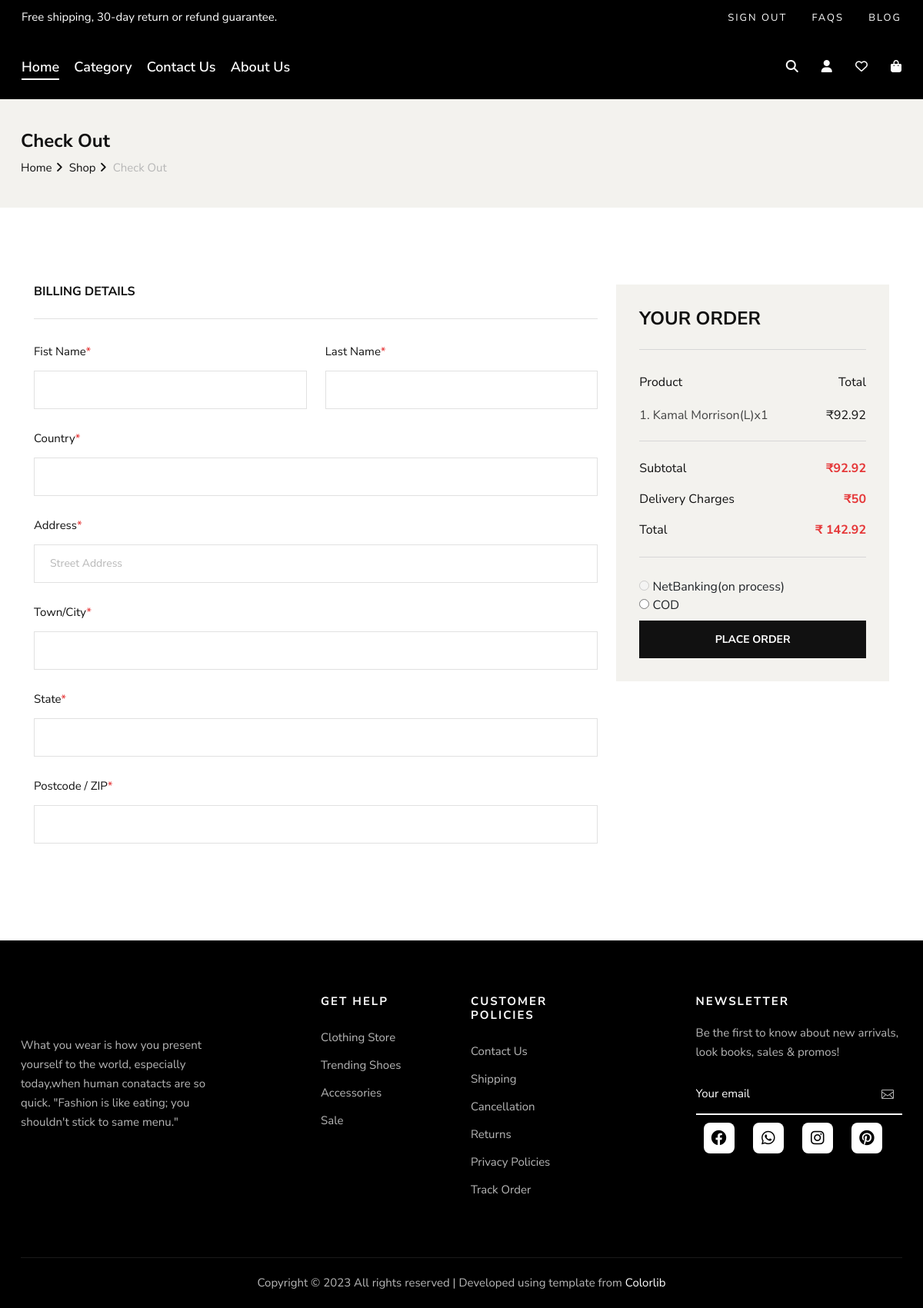
The page /checkout.php (signed in) on the database as committed earlier.
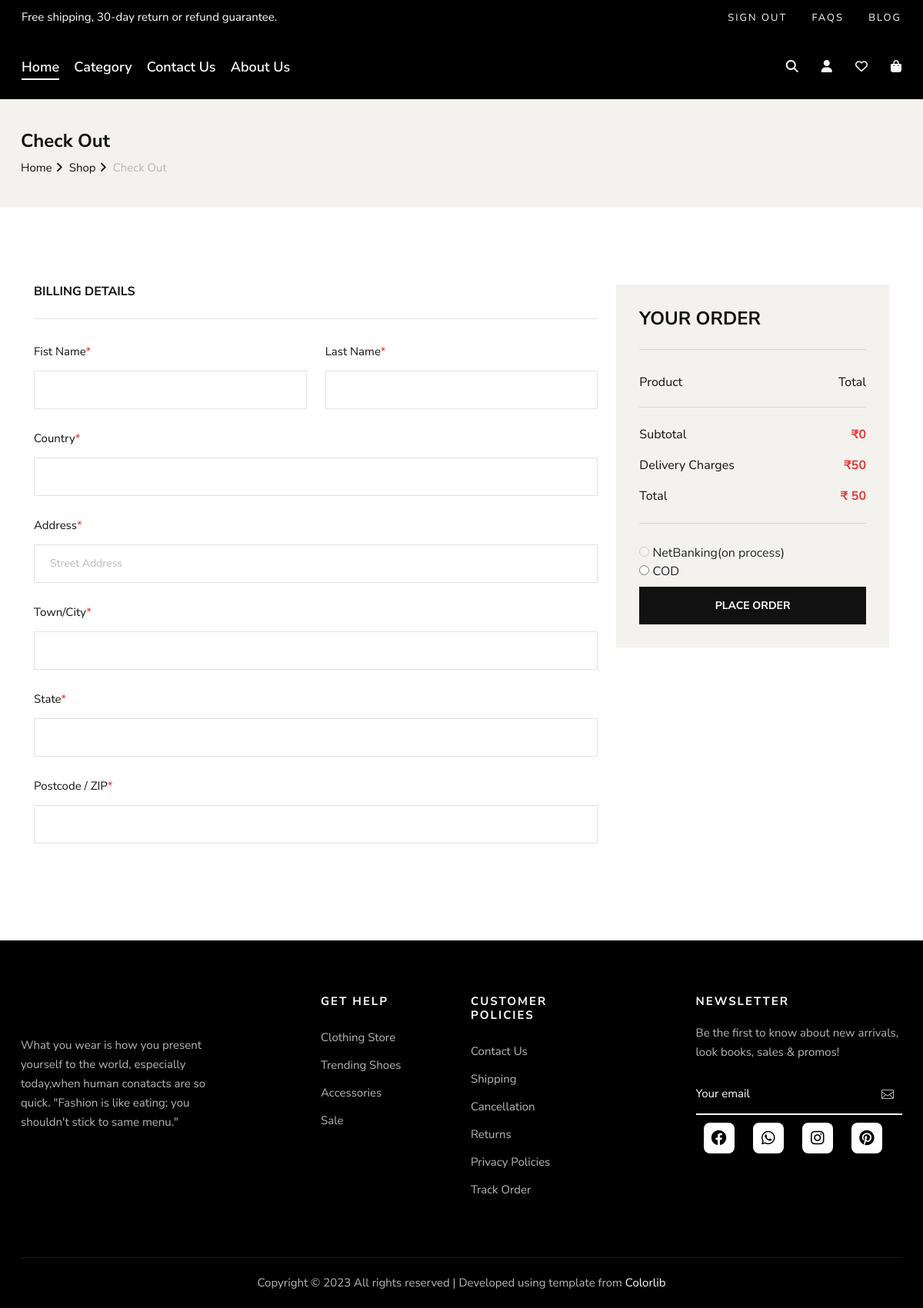
The same page on the database as committed later.
### tables this page shows
CREATE TABLE IF NOT EXISTS `cart` (
  `id` int(11) NOT NULL AUTO_INCREMENT,
  `product_id` int(11) NOT NULL,
  `quantity` int(11) NOT NULL,
  `size` varchar(255) NOT NULL,
  `user_id` int(11) NOT NULL,
  PRIMARY KEY (`id`),
  KEY `FK_cart_product` (`product_id`),
  KEY `FK_card_user` (`user_id`)
);

CREATE TABLE IF NOT EXISTS `product` (
  `id` int(10) NOT NULL AUTO_INCREMENT,
  `name` varchar(255) NOT NULL,
  `price` int(20) NOT NULL,
  `quantity` int(20) NOT NULL,
  `description` text NOT NULL,
  `discount` int(3) NOT NULL,
  `cat_id` int(10) NOT NULL,
  `subcat_id` int(10) NOT NULL,
  PRIMARY KEY (`id`),
  KEY `FK_product_cat` (`cat_id`),
  KEY `FK_product_sub` (`subcat_id`)
);

### checkout.php (the view, shortened to what the changed rows need)
<?php include("components/header.php");
?>
<?php
$userid = $_SESSION['user'];
?>
<section class="checkout spad">
    <div class="container">
        <div class="checkout__form">
            <form action="#">
                <div class="row">
                    <div class="col-lg-4 col-md-6">
                        <div class="checkout__order">
                            <ul class="checkout__total__products">
                                <?php
                                $sql = "SELECT * FROM cart WHERE user_id=$userid";
                                $result = mysqli_query($conn, $sql);
                                $charges = 0;
                                $proprice = 0;
                                $count = 1;
                                while ($details = mysqli_fetch_assoc($result)) {
                                    $productsql = 'SELECT * FROM product WHERE id=' . $details['product_id'] . '';
                                    $productrun = mysqli_query($conn, $productsql);
                                    $product = mysqli_fetch_assoc($productrun);
                                    $Originalprice = $product['price'];
                                    $discount = $product['discount'];
                                    $discountamount = $Originalprice * ($discount / 100);
                                    $quantity = $details['quantity'];
                                    $saleprice = ($Originalprice - $discountamount) * $quantity;
                                    $proprice += $saleprice;
                                ?>
                                    <li><?php echo $count . ".  " . $product['name'] . "(" . strtoupper($details['size']) . ")x" . $quantity; ?> <span>₹<?php echo $saleprice ?></span></li>
                                <?php
                                    $count++;
                                } ?>
                            </ul>
                            <ul class="checkout__total__all">
                                <li>Subtotal <span>₹<?php echo $proprice; ?></span></li>
                                <?php if ($proprice < 749) { ?>
                                    <li>Delivery Charges <span>₹<?php $charges = 50;
                                                                echo $charges ?></span></li>
                                <?php } else { ?>
                                    <li>Delivery Charges <span>Free Free Free</span></li>
                                <?php } ?>
                                <li>Total <span>₹ <?php $totalprice = $proprice + $charges;
                                                    echo $totalprice ?></span></li>
                            </ul>
                            <label for="html">NetBanking(on process)</label><br>
                        </div>
                    </div>
                </div>
            </form>
        </div>
    </div>
</section>
<?php include("components/footer.php"); ?>

Rows that differ between the two databases and show on the page:
removed cart: product.name "Kamal Morrison", size "L", quantity "1", saleprice "92.92"
Other text that changed with them:
$proprice: "92.92" → "0"
$totalprice: "142.92" → "50"
